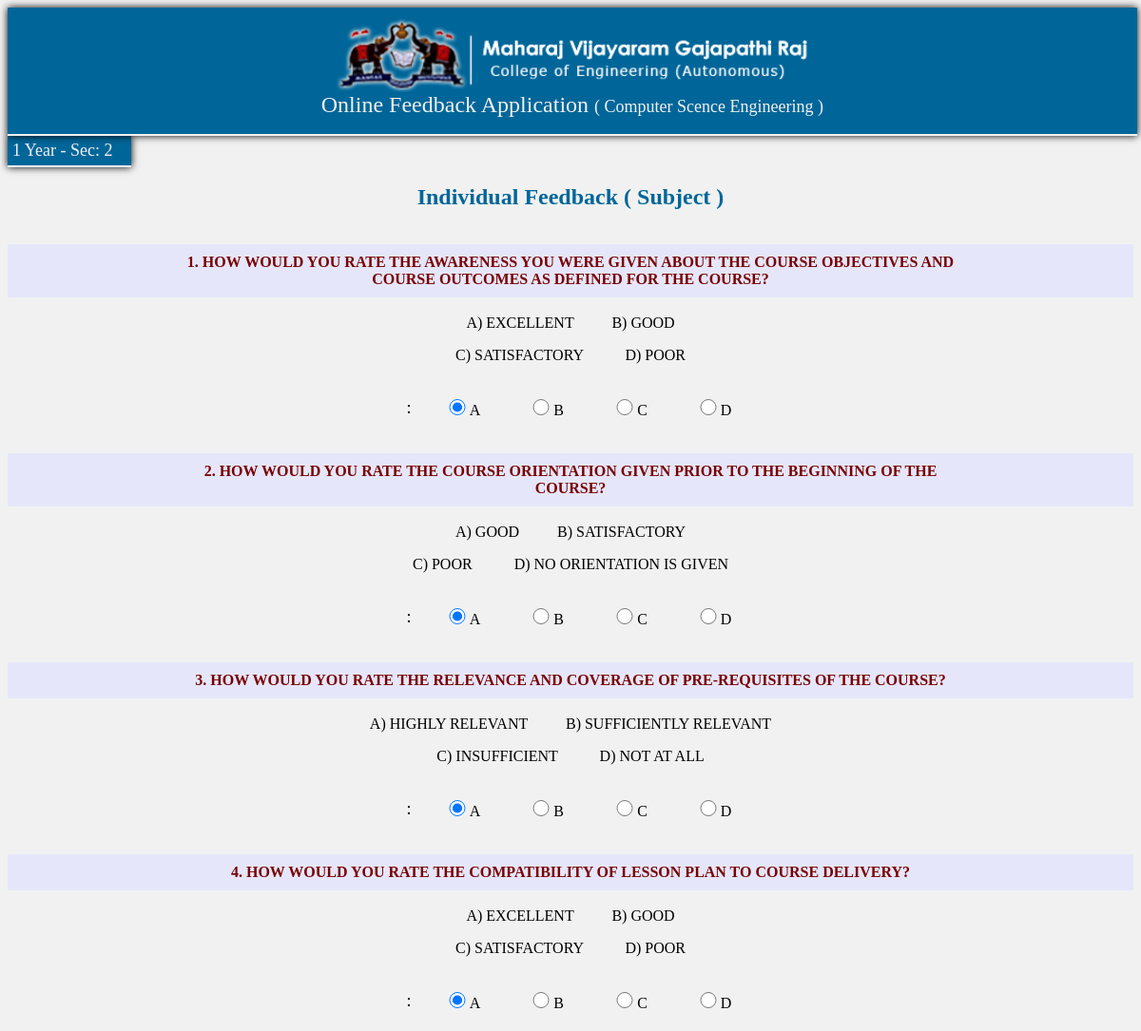
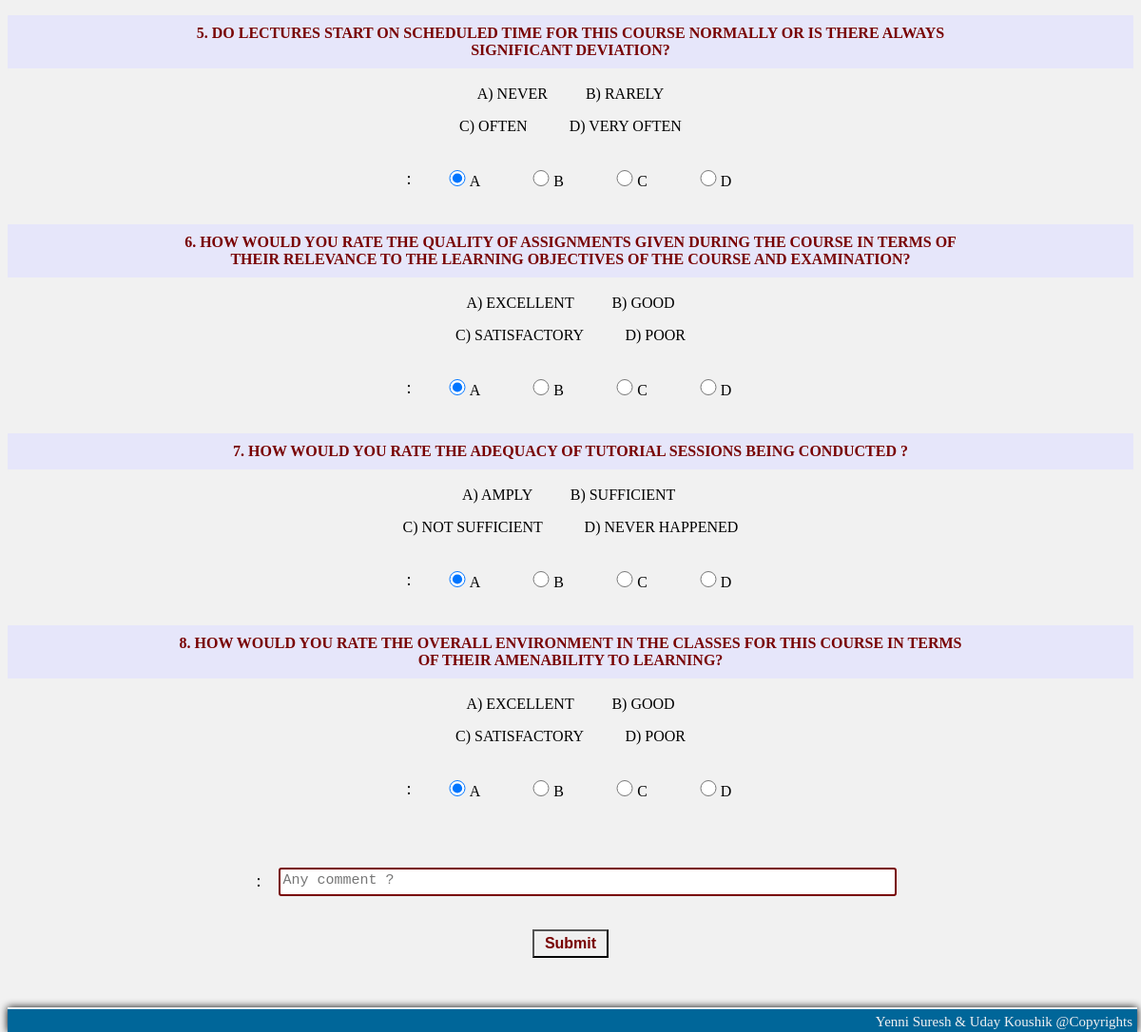
The page /user_indi_view.php (signed in) on the database its author committed (2 pictures, top to bottom).
### tables this page shows
CREATE TABLE IF NOT EXISTS `temp` (
  `year` int(11) DEFAULT NULL,
  `section` int(11) DEFAULT NULL,
  `feed` int(1) DEFAULT NULL,
  `fl` varchar(1) DEFAULT NULL
);

CREATE TABLE IF NOT EXISTS `question_bank` (
  `question` varchar(1000) DEFAULT NULL,
  `indi` varchar(1) DEFAULT NULL,
  `overall` varchar(1) DEFAULT NULL,
  `status` varchar(15) DEFAULT NULL,
  `option1` varchar(60) DEFAULT NULL,
  `option2` varchar(60) DEFAULT NULL,
  `option3` varchar(60) DEFAULT NULL,
  `option4` varchar(60) DEFAULT NULL,
  `id` int(11) NOT NULL AUTO_INCREMENT,
  PRIMARY KEY (`id`)
);

### user_indi_view.php (the view, shortened to what this page needs)
<html>
<head>
  <header>
  <center>
	 <img src='logo.jpg' width='500' height='80' style='border-radius:2px;'/> <br>
	 <font color='#f1f1f1'  size='5' style='cursor:default;' >Online Feedback Application </font>
	  <?php
	  $link = mysqli_connect('localhost', 'root', '', 'feedback');
		$query = "SELECT dept from login_details";
		  	        $res = mysqli_query($link, $query);
		  	        $row=mysqli_fetch_row($res);
		  	        $dep=$row[0];
	  echo "<font color='#f1f1f1'  size='4' style='cursor:default;' > ( $dep )</font><br>";
	  ?>
	  </center>
	</header>
</head>
<body>
   <div class='dis' >
       <?php
	         $query="select year,section from temp;";
             $res = mysqli_query($link, $query);
             while(list($yr,$se)=mysqli_fetch_row($res))
            {
              $year=$yr;
              $sec=$se;
            }
	         echo "<font size='4' color='#f1f1f1' style='cursor:default;'>$year Year - Sec: $sec</font>";
	       ?>
		   </div>
  <br>
  <center>
   <font size='5' color='#006699' style='cursor:default;' ><b>Individual Feedback ( Subject ) </b></font><br><br><br>
	 <form method='post' action='submit_indi_fac.php'>
	  <?php
	   		$fr='For Subjects';
		 $query = "SELECT question,option1,option2,option3,option4 FROM question_bank where indi='y' and ( status='".$fr."' or status='For Boths' );";
          $res = mysqli_query($link, $query);
	     $i=1;
		 while(list($ques,$op1,$op2,$op3,$op4)=mysqli_fetch_row($res))
		 {
			 echo "<div class='feed'><font size='3' style='cursor:default;' ><font color='780000'><b>$i. $ques </b></font></div>";
			 echo "<p>A) $op1          B) $op2</p>";
			 echo "<p>C) $op3           D) $op4</p>";
			 echo "<table ><tr>";
				 echo "<p><td style='text-align:right; width:100px;'><font size='4' >".$sub.":</font></td> <td ><input type='radio' name=$i value='a' checked/>A</td>  <td><input type='radio' name=$i value='b' />B</td>   <td><input type='radio' name=$i value='c'  />C</td>   <td ><input type='radio' name=$i value='d'  />D</td></p>";
			 echo '</tr></table><br>';
			 $i=$i+1;
		 }
		 echo "<table><tr><p><td style='text-align:right; width:100px;'><font size='4' >$sub:</font></td> <td><textarea name='area' placeholder='Any comment ?'
			 style=' border-width: 2px;
                     padding: 3px;
					 border-color: #780000;
					 border-radius: 3px;
                     font-size: 15px;
                     width: 650px;
                     height: 30px;
                      position:relative; bottom:-1px; '></textarea></td></p>";
		 echo '</tr></table><br></font>';
		 echo "<input type='submit' name='user_sub' style='height:30px; width:80px; cursor:pointer; font-weight:bold; color:#780000; ' /><br><br><br>";
		?>
		</form>
	 </center>
<footer>
<font color='#f1f1f1' style='float:right; font-size:15px; cursor:default;'>Yenni Suresh & Uday Koushik @Copyrights</font>
</footer>
</body>
</html>

### mystyle.css (style rules this page uses)
body { background-color:#f1f1f1; min-width:750px; min-height:400px; overflow-y:auto; }
header { background-color:#006699; padding:9px; width:98.8%; height:115px; top:0px; position:relative; box-shadow:0px 0px 8px black; border-bottom: 2px solid #f1f1f1; left:0px; }
footer { background-color:#006699; padding:5px; width:99.5%; height:14px; box-shadow:0px 0px 8px black; border-top: 2px solid #f1f1f1; margin-bottom:-8.7px; }
input[type='submit'],input[type='reset'] { border-width: 2px; width:80px; height:27px; font-size: 16px; color: #0000A0; cursor:default; }
textarea { border-width: 2px; padding: 3px; font-size: 15px; border-radius: 3px; width: 700px; height: 100px; border-color:grey; resize:none; }
p { white-space: pre; }
.dis { width:120px; padding:5px; margin-top:0px; background-color:#006699; box-shadow:0px 0px 8px black; border-bottom: 2px solid #f1f1f1; }
.feed { width:70%; padding: 10px 15% 10px 15%; background-color:#e6e6fa; border-bottom: 2px solid #f1f1f1; border-radius:1px; white-space: wrap; }

### user_indi_view.php (style rules this page uses)
input[type='radio'] { height:17px; width:20px; padding:3px; cursor:pointer; position:relative; bottom:0px; }
table { padding:8px; cursor:default; text-align:center; margin-left:-7%; }
td { padding:8px; cursor:default; text-align:center; width:70px; }

### rows shown on the page
temp: year "1", section "2"
question_bank: question "HOW WOULD YOU RATE THE AWARENESS YOU WERE GIVEN ABOUT THE COURSE OBJECTIVES AND COURSE OUTCOMES AS DEFINED FOR THE COURSE?", option1 "EXCELLENT", option2 "GOOD", option3 "SATISFACTORY", option4 "POOR"
question_bank: question "HOW WOULD YOU RATE THE COURSE ORIENTATION GIVEN PRIOR TO THE BEGINNING OF THE COURSE?", option1 "GOOD", option2 "SATISFACTORY", option3 "POOR", option4 "NO ORIENTATION IS GIVEN"
question_bank: question "HOW WOULD YOU RATE THE RELEVANCE AND COVERAGE OF PRE-REQUISITES OF THE COURSE?", option1 "HIGHLY RELEVANT", option2 "SUFFICIENTLY RELEVANT", option3 "INSUFFICIENT", option4 "NOT AT ALL"
question_bank: question "HOW WOULD YOU RATE THE COMPATIBILITY OF LESSON PLAN TO COURSE DELIVERY?", option1 "EXCELLENT", option2 "GOOD", option3 "SATISFACTORY", option4 "POOR"
question_bank: question "DO LECTURES START ON SCHEDULED TIME FOR THIS COURSE NORMALLY OR IS THERE ALWAYS SIGNIFICANT DEVIATION?", option1 "NEVER", option2 "RARELY", option3 "OFTEN", option4 "VERY OFTEN"
question_bank: question "HOW WOULD YOU RATE THE QUALITY OF ASSIGNMENTS GIVEN DURING THE COURSE IN TERMS OF THEIR RELEVANCE TO THE LEARNING OBJECTIVES OF THE COURSE AND EXAMINATION?", option1 "EXCELLENT", option2 "GOOD", option3 "SATISFACTORY", option4 "POOR"
question_bank: question "HOW WOULD YOU RATE THE ADEQUACY OF TUTORIAL SESSIONS BEING CONDUCTED ?", option1 "AMPLY", option2 "SUFFICIENT", option3 "NOT SUFFICIENT", option4 "NEVER HAPPENED"
question_bank: question "HOW WOULD YOU RATE THE OVERALL ENVIRONMENT IN THE CLASSES FOR THIS COURSE IN TERMS OF THEIR AMENABILITY TO LEARNING?", option1 "EXCELLENT", option2 "GOOD", option3 "SATISFACTORY", option4 "POOR"

### other values the page prints
$dep "Computer Scence Engineering"
